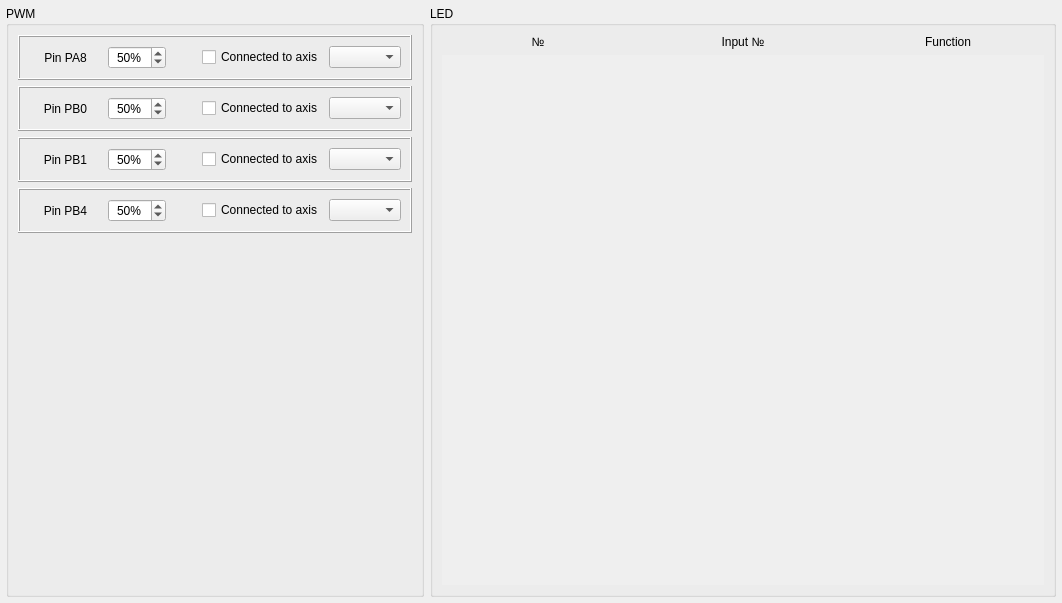
<?xml version="1.0" encoding="UTF-8"?>
<ui version="4.0">
 <class>LedConfig</class>
 <widget class="QWidget" name="LedConfig">
  <property name="geometry">
   <rect>
    <x>0</x>
    <y>0</y>
    <width>1062</width>
    <height>603</height>
   </rect>
  </property>
  <property name="windowTitle">
   <string>Form</string>
  </property>
  <layout class="QHBoxLayout" name="horizontalLayout" stretch="2,3">
   <property name="leftMargin">
    <number>6</number>
   </property>
   <property name="topMargin">
    <number>6</number>
   </property>
   <property name="rightMargin">
    <number>6</number>
   </property>
   <property name="bottomMargin">
    <number>6</number>
   </property>
   <item>
    <widget class="QGroupBox" name="groupBox">
     <property name="title">
      <string>PWM</string>
     </property>
     <layout class="QVBoxLayout" name="verticalLayout">
      <item>
       <widget class="QFrame" name="frame_4">
        <property name="styleSheet">
         <string notr="true"/>
        </property>
        <property name="frameShape">
         <enum>QFrame::Box</enum>
        </property>
        <property name="frameShadow">
         <enum>QFrame::Raised</enum>
        </property>
        <layout class="QHBoxLayout" name="horizontalLayout_5" stretch="1,0,0,0,0">
         <item>
          <widget class="QLabel" name="text_PA8">
           <property name="text">
            <string>Pin PA8</string>
           </property>
           <property name="alignment">
            <set>Qt::AlignCenter</set>
           </property>
          </widget>
         </item>
         <item>
          <widget class="QSpinBox" name="spinBox_LedPA8">
           <property name="alignment">
            <set>Qt::AlignCenter</set>
           </property>
           <property name="suffix">
            <string notr="true">%</string>
           </property>
           <property name="maximum">
            <number>100</number>
           </property>
           <property name="value">
            <number>50</number>
           </property>
          </widget>
         </item>
         <item>
          <spacer name="horizontalSpacer">
           <property name="orientation">
            <enum>Qt::Horizontal</enum>
           </property>
           <property name="sizeHint" stdset="0">
            <size>
             <width>30</width>
             <height>20</height>
            </size>
           </property>
          </spacer>
         </item>
         <item>
          <widget class="QCheckBox" name="checkBox_connectedPA8">
           <property name="text">
            <string>Connected to axis</string>
           </property>
          </widget>
         </item>
         <item>
          <widget class="QComboBox" name="comboBox_axisConPA8"/>
         </item>
        </layout>
       </widget>
      </item>
      <item>
       <widget class="QFrame" name="frame">
        <property name="styleSheet">
         <string notr="true"/>
        </property>
        <property name="frameShape">
         <enum>QFrame::Box</enum>
        </property>
        <property name="frameShadow">
         <enum>QFrame::Raised</enum>
        </property>
        <layout class="QHBoxLayout" name="horizontalLayout_2" stretch="1,0,0,0,0">
         <item>
          <widget class="QLabel" name="text_PB0">
           <property name="text">
            <string>Pin PB0</string>
           </property>
           <property name="alignment">
            <set>Qt::AlignCenter</set>
           </property>
          </widget>
         </item>
         <item>
          <widget class="QSpinBox" name="spinBox_LedPB0">
           <property name="alignment">
            <set>Qt::AlignCenter</set>
           </property>
           <property name="suffix">
            <string notr="true">%</string>
           </property>
           <property name="maximum">
            <number>100</number>
           </property>
           <property name="value">
            <number>50</number>
           </property>
          </widget>
         </item>
         <item>
          <spacer name="horizontalSpacer_2">
           <property name="orientation">
            <enum>Qt::Horizontal</enum>
           </property>
           <property name="sizeHint" stdset="0">
            <size>
             <width>30</width>
             <height>20</height>
            </size>
           </property>
          </spacer>
         </item>
         <item>
          <widget class="QCheckBox" name="checkBox_connectedPB0">
           <property name="text">
            <string>Connected to axis</string>
           </property>
          </widget>
         </item>
         <item>
          <widget class="QComboBox" name="comboBox_axisConPB0"/>
         </item>
        </layout>
       </widget>
      </item>
      <item>
       <widget class="QFrame" name="frame_2">
        <property name="styleSheet">
         <string notr="true"/>
        </property>
        <property name="frameShape">
         <enum>QFrame::Box</enum>
        </property>
        <property name="frameShadow">
         <enum>QFrame::Raised</enum>
        </property>
        <layout class="QHBoxLayout" name="horizontalLayout_3" stretch="1,0,0,0,0">
         <item>
          <widget class="QLabel" name="text_PB1">
           <property name="text">
            <string>Pin PB1</string>
           </property>
           <property name="alignment">
            <set>Qt::AlignCenter</set>
           </property>
          </widget>
         </item>
         <item>
          <widget class="QSpinBox" name="spinBox_LedPB1">
           <property name="alignment">
            <set>Qt::AlignCenter</set>
           </property>
           <property name="suffix">
            <string notr="true">%</string>
           </property>
           <property name="maximum">
            <number>100</number>
           </property>
           <property name="value">
            <number>50</number>
           </property>
          </widget>
         </item>
         <item>
          <spacer name="horizontalSpacer_3">
           <property name="orientation">
            <enum>Qt::Horizontal</enum>
           </property>
           <property name="sizeHint" stdset="0">
            <size>
             <width>30</width>
             <height>20</height>
            </size>
           </property>
          </spacer>
         </item>
         <item>
          <widget class="QCheckBox" name="checkBox_connectedPB1">
           <property name="text">
            <string>Connected to axis</string>
           </property>
          </widget>
         </item>
         <item>
          <widget class="QComboBox" name="comboBox_axisConPB1"/>
         </item>
        </layout>
       </widget>
      </item>
      <item>
       <widget class="QFrame" name="frame_3">
        <property name="frameShape">
         <enum>QFrame::Box</enum>
        </property>
        <property name="frameShadow">
         <enum>QFrame::Raised</enum>
        </property>
        <layout class="QHBoxLayout" name="horizontalLayout_4" stretch="1,0,0,0,0">
         <item>
          <widget class="QLabel" name="text_PB4">
           <property name="text">
            <string>Pin PB4</string>
           </property>
           <property name="alignment">
            <set>Qt::AlignCenter</set>
           </property>
          </widget>
         </item>
         <item>
          <widget class="QSpinBox" name="spinBox_LedPB4">
           <property name="alignment">
            <set>Qt::AlignCenter</set>
           </property>
           <property name="suffix">
            <string notr="true">%</string>
           </property>
           <property name="maximum">
            <number>100</number>
           </property>
           <property name="value">
            <number>50</number>
           </property>
          </widget>
         </item>
         <item>
          <spacer name="horizontalSpacer_4">
           <property name="orientation">
            <enum>Qt::Horizontal</enum>
           </property>
           <property name="sizeHint" stdset="0">
            <size>
             <width>30</width>
             <height>20</height>
            </size>
           </property>
          </spacer>
         </item>
         <item>
          <widget class="QCheckBox" name="checkBox_connectedPB4">
           <property name="text">
            <string>Connected to axis</string>
           </property>
          </widget>
         </item>
         <item>
          <widget class="QComboBox" name="comboBox_axisConPB4"/>
         </item>
        </layout>
       </widget>
      </item>
      <item>
       <spacer name="verticalSpacer">
        <property name="orientation">
         <enum>Qt::Vertical</enum>
        </property>
        <property name="sizeHint" stdset="0">
         <size>
          <width>20</width>
          <height>40</height>
         </size>
        </property>
       </spacer>
      </item>
     </layout>
    </widget>
   </item>
   <item>
    <widget class="QGroupBox" name="groupBox_2">
     <property name="title">
      <string>LED</string>
     </property>
     <layout class="QGridLayout" name="gridLayout" columnstretch="3,1,3">
      <property name="horizontalSpacing">
       <number>77</number>
      </property>
      <item row="0" column="1">
       <widget class="QLabel" name="text_inputNumber">
        <property name="text">
         <string>Input №</string>
        </property>
        <property name="alignment">
         <set>Qt::AlignCenter</set>
        </property>
       </widget>
      </item>
      <item row="0" column="2">
       <widget class="QLabel" name="text_function">
        <property name="text">
         <string>Function</string>
        </property>
        <property name="alignment">
         <set>Qt::AlignCenter</set>
        </property>
       </widget>
      </item>
      <item row="0" column="0">
       <widget class="QLabel" name="text_number">
        <property name="text">
         <string>№</string>
        </property>
        <property name="alignment">
         <set>Qt::AlignCenter</set>
        </property>
       </widget>
      </item>
      <item row="1" column="0" colspan="3">
       <widget class="QScrollArea" name="scrollArea">
        <property name="frameShape">
         <enum>QFrame::NoFrame</enum>
        </property>
        <property name="widgetResizable">
         <bool>true</bool>
        </property>
        <widget class="QWidget" name="scrollAreaWidgetContents">
         <property name="geometry">
          <rect>
           <x>0</x>
           <y>0</y>
           <width>606</width>
           <height>539</height>
          </rect>
         </property>
         <layout class="QVBoxLayout" name="layoutV_LED">
          <property name="spacing">
           <number>0</number>
          </property>
          <property name="leftMargin">
           <number>0</number>
          </property>
          <property name="topMargin">
           <number>0</number>
          </property>
          <property name="rightMargin">
           <number>0</number>
          </property>
          <property name="bottomMargin">
           <number>0</number>
          </property>
         </layout>
        </widget>
       </widget>
      </item>
     </layout>
    </widget>
   </item>
  </layout>
 </widget>
 <resources/>
 <connections/>
</ui>
